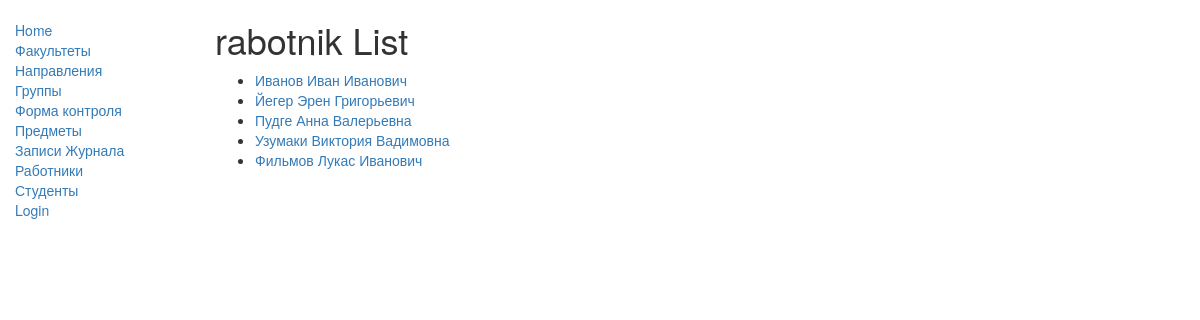
The page /catalog/rabotniks/ on the database its author committed.
### catalog/models.py (models this page shows, shortened)
class Rabotnik(models.Model):
    id = models.AutoField(primary_key=True)
    last_name = models.CharField(max_length=100,null=True)
    first_name = models.CharField(max_length=100,null=True)
    middle_name=models.CharField(max_length=100,null=True)
    def get_absolute_url(self):
        return reverse('rabotnik-detail', args=[str(self.id)])
    class Meta:
        ordering = ['last_name']

### catalog/views.py (the view)
class RabotnikListView(generic.ListView):
    model = Rabotnik
    paginate_by = 10

### catalog/templates/catalog/rabotnik_list.html (shortened to what this page needs)
{% extends "base_generic.html" %}
{% block content %}
    <h1>rabotnik List</h1>
    {% if rabotnik_list %}
    <ul>
      {% for rabotnik in rabotnik_list %}
      <li>
        <a href="{{ rabotnik.get_absolute_url }}"> {{rabotnik.last_name}} {{rabotnik.first_name}} {{rabotnik.middle_name}}</a>
      </li>
      {% endfor %}
    </ul>
    {% else %}
      <p>There are no rabotnik in the library.</p>
    {% endif %}
{% endblock %}

### rows shown on the page
Rabotnik: last_name "Иванов", first_name "Иван", middle_name "Иванович"
Rabotnik: last_name "Йегер", first_name "Эрен", middle_name "Григорьевич"
Rabotnik: last_name "Пудге", first_name "Анна", middle_name "Валерьевна"
Rabotnik: last_name "Узумаки", first_name "Виктория", middle_name "Вадимовна"
Rabotnik: last_name "Фильмов", first_name "Лукас", middle_name "Иванович"
